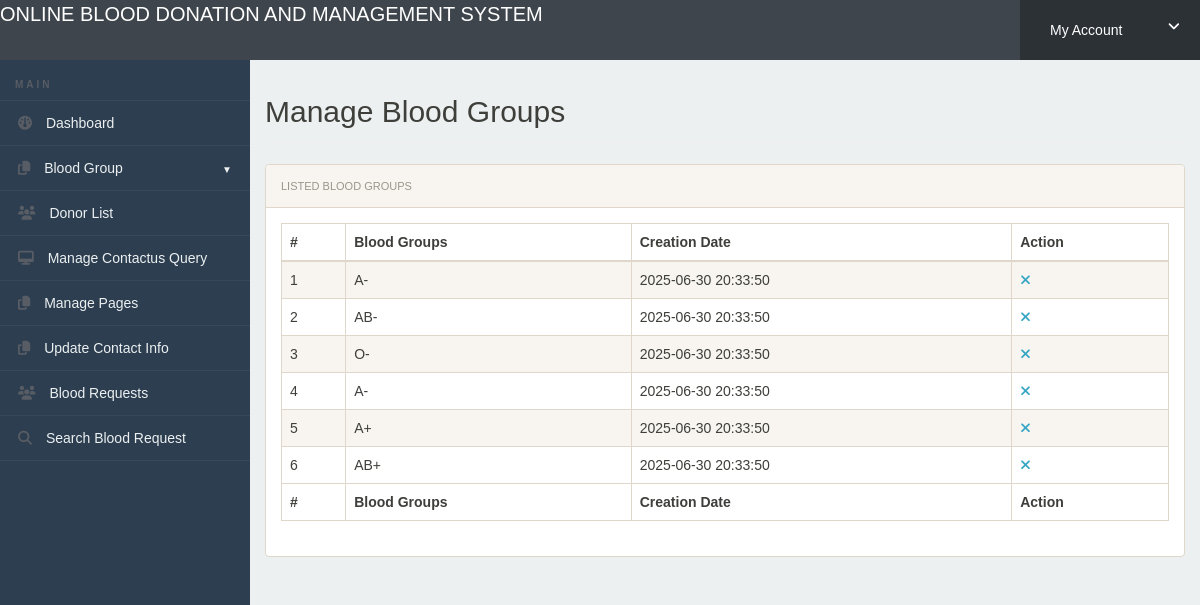
Screenshot of /admin/manage-bloodgroup.php (signed in) with the database file from the repository.
### tables this page shows
CREATE TABLE `tblbloodgroup` (
  `id` int(11) NOT NULL,
  `BloodGroup` varchar(20) DEFAULT NULL,
  `PostingDate` timestamp NOT NULL DEFAULT current_timestamp()
);

### admin/manage-bloodgroup.php (the view, shortened to what this page needs)
<?php
include('includes/config.php');
if (strlen($_SESSION['alogin']) == 0) {
	header('location:index.php');
} else {
?>
	<!doctype html>
	<html lang="en" class="no-js">
	<head>
		<link rel="stylesheet" href="css/font-awesome.min.css">
		<link rel="stylesheet" href="css/bootstrap.min.css">
		<link rel="stylesheet" href="css/dataTables.bootstrap.min.css">
		<link rel="stylesheet" href="css/bootstrap-social.css">
		<link rel="stylesheet" href="css/bootstrap-select.css">
		<link rel="stylesheet" href="css/fileinput.min.css">
		<link rel="stylesheet" href="css/awesome-bootstrap-checkbox.css">
		<link rel="stylesheet" href="css/style.css">
	</head>
	<body>
		<?php include('includes/header.php'); ?>
		<div class="ts-main-content">
			<?php include('includes/leftbar.php'); ?>
			<div class="content-wrapper">
				<div class="container-fluid">
					<div class="row">
						<div class="col-md-12">
							<h2 class="page-title">Manage Blood Groups</h2>
							<div class="panel panel-default">
								<div class="panel-heading">Listed Blood Groups</div>
								<div class="panel-body">
									<table id="zctb" class="display table table-striped table-bordered table-hover" cellspacing="0" width="100%">
										<thead>
											<tr>
												<th>#</th>
												<th>Blood Groups</th>
												<th>Creation Date</th>
												<th>Action</th>
											</tr>
										</thead>
										<tfoot>
											<tr>
												<th>#</th>
												<th>Blood Groups</th>
												<th>Creation Date</th>
												<th>Action</th>
											</tr>
										</tfoot>
										<tbody>
											<?php $sql = "SELECT * from  tblbloodgroup ";
											$query = $dbh->prepare($sql);
											$query->execute();
											$results = $query->fetchAll(PDO::FETCH_OBJ);
											$cnt = 1;
											if ($query->rowCount() > 0) {
												foreach ($results as $result) {				?>
													<tr>
														<td><?php echo htmlentities($cnt); ?></td>
														<td><?php echo htmlentities($result->BloodGroup); ?></td>
														<td><?php echo htmlentities($result->PostingDate); ?></td>
														<td>
															<a href="manage-bloodgroup.php?del=<?php echo $result->id; ?>" onclick="return confirm('Do you want to delete');"><i class="fa fa-close"></i></a>
														</td>
													</tr>
											<?php $cnt = $cnt + 1;
												}
											} ?>
										</tbody>
									</table>
								</div>
							</div>
						</div>
					</div>
				</div>
			</div>
		</div>
	</body>
	</html>
<?php } ?>

### admin/css/style.css (style rules this page uses)
html { font-size: 14px; }
@media only screen and (min-width: 480px) { html { font-size: 17px; } }
@media only screen and (min-width: 768px) { html { font-size: 14px; } }
body { font-size: 1em; }
a { color: #37a6c4; }
.panel { overflow: hidden; }
.page-title { padding-bottom: 15px; margin-bottom: 20px; border-bottom: 1px solid #f0f0f0; }
.ts-main-content .content-wrapper { padding-top: 15px; margin-top: 60px; }
@media only screen and (min-width: 992px) { .ts-main-content .content-wrapper { margin-left: 250px; } }

### admin/includes/leftbar.php (style rules this page uses)
body { margin: 0; font-family: Arial, sans-serif; background: #ecf0f1; }

### rows the page displays
tblbloodgroup: BloodGroup "A-", PostingDate "2025-06-30 20:33:50"
tblbloodgroup: BloodGroup "AB-", PostingDate "2025-06-30 20:33:50"
tblbloodgroup: BloodGroup "O-", PostingDate "2025-06-30 20:33:50"
tblbloodgroup: BloodGroup "A-", PostingDate "2025-06-30 20:33:50"
tblbloodgroup: BloodGroup "A+", PostingDate "2025-06-30 20:33:50"
tblbloodgroup: BloodGroup "AB+", PostingDate "2025-06-30 20:33:50"
